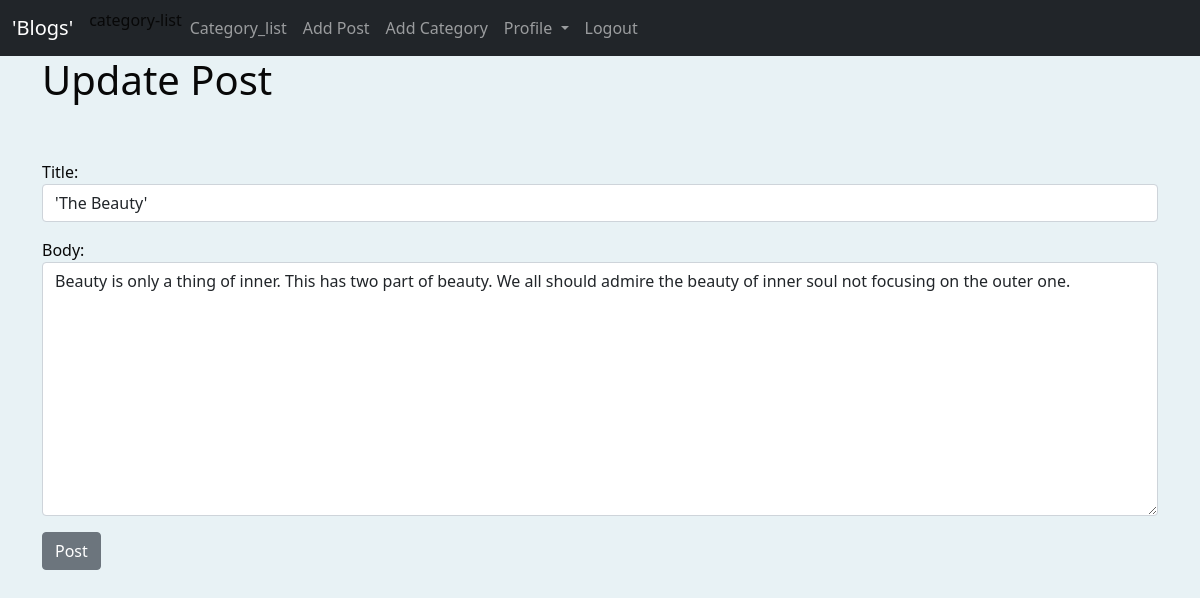
/article_detail/edit/3/ (signed in), run on the app's committed database.
### blogapp/models.py (models this page shows, shortened)
class Post(models.Model):
    title= models.CharField(max_length=250)
    id = models.BigAutoField(primary_key=True, null=False)
    header_image=models.ImageField(blank=True, null=True,upload_to='static/images')
    author=models.ForeignKey(User,on_delete= models.CASCADE)
    body= RichTextField()
    post_date=models.DateField(auto_now_add=True)
    category= models.CharField(max_length=255, default='coding')
    likes=models.ManyToManyField(User,related_name='blog_posts')

### blogapp/views.py (the view)
# urls.py: path('article_detail/edit/<int:pk>/',UpdatePostView.as_view(),name='update_post'),
class UpdatePostView(UpdateView):
    model= Post
    form_class= EditForm
    template_name='update_post.html'

### blogapp/forms.py
class EditForm(forms.ModelForm):
    class Meta:
        model= Post
        fields= ('title','body')
        widgets={
            'title':forms.TextInput(attrs={'class': 'form-control','placeholder':'THis is a title field'  }),
            'body':forms.Textarea(attrs={'class': 'form-control'  })
        }

### blogapp/templates/update_post.html (shortened to what this page needs)
{% extends 'main.html' %}
{% block content %}
{% if user.is_authenticated %}
     {% if user.id == post.author.id %}
        <h1>Update Post</h1>
        <br><br>
        <div class="form-group">
            <form action="" method='POST'>
                {{ form.as_p }}
                <button class='btn btn-secondary'>Post</button>
            </form>
        </div>
    {% else %}
        You are not allowed here..!
    {% endif %}
{% else %}
 You are not allowed here!
{% endif %}
{% endblock  %}

### blogapp/templates/main.html (style rules this page uses)
body { background-color: rgb(232, 242, 245); color: rgb(8, 8, 8); }

### data on the page
Post: title "'The Beauty'", body "Beauty is only a thing of inner. This has two part of beauty. We all should admire the beauty of inner soul not focusing on the outer one."
